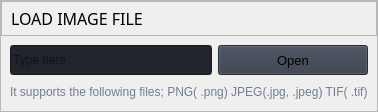
                   <widget class="QFrame" name="row_1">
                    <property name="sizePolicy">
                     <sizepolicy hsizetype="Preferred" vsizetype="Fixed">
                      <horstretch>0</horstretch>
                      <verstretch>0</verstretch>
                     </sizepolicy>
                    </property>
                    <property name="frameShape">
                     <enum>QFrame::StyledPanel</enum>
                    </property>
                    <property name="frameShadow">
                     <enum>QFrame::Raised</enum>
                    </property>
                    <layout class="QVBoxLayout" name="verticalLayout_16">
                     <property name="spacing">
                      <number>0</number>
                     </property>
                     <property name="leftMargin">
                      <number>0</number>
                     </property>
                     <property name="topMargin">
                      <number>0</number>
                     </property>
                     <property name="rightMargin">
                      <number>0</number>
                     </property>
                     <property name="bottomMargin">
                      <number>0</number>
                     </property>
                     <item>
                      <widget class="QFrame" name="frame_div_content_1">
                       <property name="sizePolicy">
                        <sizepolicy hsizetype="Preferred" vsizetype="Fixed">
                         <horstretch>0</horstretch>
                         <verstretch>0</verstretch>
                        </sizepolicy>
                       </property>
                       <property name="minimumSize">
                        <size>
                         <width>0</width>
                         <height>110</height>
                        </size>
                       </property>
                       <property name="maximumSize">
                        <size>
                         <width>16777215</width>
                         <height>110</height>
                        </size>
                       </property>
                       <property name="frameShape">
                        <enum>QFrame::NoFrame</enum>
                       </property>
                       <property name="frameShadow">
                        <enum>QFrame::Raised</enum>
                       </property>
                       <layout class="QVBoxLayout" name="verticalLayout_17">
                        <property name="spacing">
                         <number>0</number>
                        </property>
                        <property name="leftMargin">
                         <number>0</number>
                        </property>
                        <property name="topMargin">
                         <number>0</number>
                        </property>
                        <property name="rightMargin">
                         <number>0</number>
                        </property>
                        <property name="bottomMargin">
                         <number>0</number>
                        </property>
                        <item>
                         <widget class="QFrame" name="frame_title_wid_1">
                          <property name="maximumSize">
                           <size>
                            <width>16777215</width>
                            <height>35</height>
                           </size>
                          </property>
                          <property name="frameShape">
                           <enum>QFrame::StyledPanel</enum>
                          </property>
                          <property name="frameShadow">
                           <enum>QFrame::Raised</enum>
                          </property>
                          <layout class="QVBoxLayout" name="verticalLayout_18">
                           <item>
                            <widget class="QLabel" name="label_open_file">
                             <property name="font">
                              <font>
                               <family>Segoe UI Semibold</family>
                               <pointsize>12</pointsize>
                               <weight>7</weight>
                               <italic>false</italic>
                               <bold>false</bold>
                              </font>
                             </property>
                             <property name="styleSheet">
                              <string notr="true"/>
                             </property>
                             <property name="text">
                              <string>LOAD IMAGE FILE</string>
                             </property>
                            </widget>
                           </item>
                          </layout>
                         </widget>
                        </item>
                        <item>
                         <widget class="QFrame" name="frame_content_wid_1">
                          <property name="frameShape">
                           <enum>QFrame::NoFrame</enum>
                          </property>
                          <property name="frameShadow">
                           <enum>QFrame::Raised</enum>
                          </property>
                          <layout class="QHBoxLayout" name="horizontalLayout_9">
                           <item>
                            <layout class="QGridLayout" name="gridLayout">
                             <property name="bottomMargin">
                              <number>0</number>
                             </property>
                             <item row="0" column="0">
                              <widget class="QLineEdit" name="line_file_path">
                               <property name="minimumSize">
                                <size>
                                 <width>0</width>
                                 <height>30</height>
                                </size>
                               </property>
                               <property name="styleSheet">
                                <string notr="true">background-color: rgb(33, 37, 43);</string>
                               </property>
                               <property name="text">
                                <string/>
                               </property>
                               <property name="placeholderText">
                                <string>Type here</string>
                               </property>
                              </widget>
                             </item>
                             <item row="0" column="1">
                              <widget class="QPushButton" name="btn_open_file">
                               <property name="minimumSize">
                                <size>
                                 <width>150</width>
                                 <height>30</height>
                                </size>
                               </property>
                               <property name="font">
                                <font>
                                 <family>Segoe UI</family>
                                 <pointsize>10</pointsize>
                                 <weight>50</weight>
                                 <italic>false</italic>
                                 <bold>false</bold>
                                </font>
                               </property>
                               <property name="cursor">
                                <cursorShape>PointingHandCursor</cursorShape>
                               </property>
                               <property name="styleSheet">
                                <string notr="true">background-color: rgb(52, 59, 72);</string>
                               </property>
                               <property name="text">
                                <string>Open</string>
                               </property>
                               <property name="icon">
                                <iconset resource="resources.qrc">
                                 <normaloff>:/icons/icons/cil-folder-open.png</normaloff>:/icons/icons/cil-folder-open.png</iconset>
                               </property>
                              </widget>
                             </item>
                             <item row="1" column="0" colspan="2">
                              <widget class="QLabel" name="label_open_descript">
                               <property name="styleSheet">
                                <string notr="true">color: rgb(113, 126, 149);</string>
                               </property>
                               <property name="lineWidth">
                                <number>1</number>
                               </property>
                               <property name="text">
                                <string>It supports the following files; PNG( .png) JPEG(.jpg, .jpeg) TIF( .tif)</string>
                               </property>
                               <property name="alignment">
                                <set>Qt::AlignLeading|Qt::AlignLeft|Qt::AlignVCenter</set>
                               </property>
                              </widget>
                             </item>
                            </layout>
                           </item>
                          </layout>
                         </widget>
                        </item>
                       </layout>
                      </widget>
                     </item>
                    </layout>
                   </widget>
